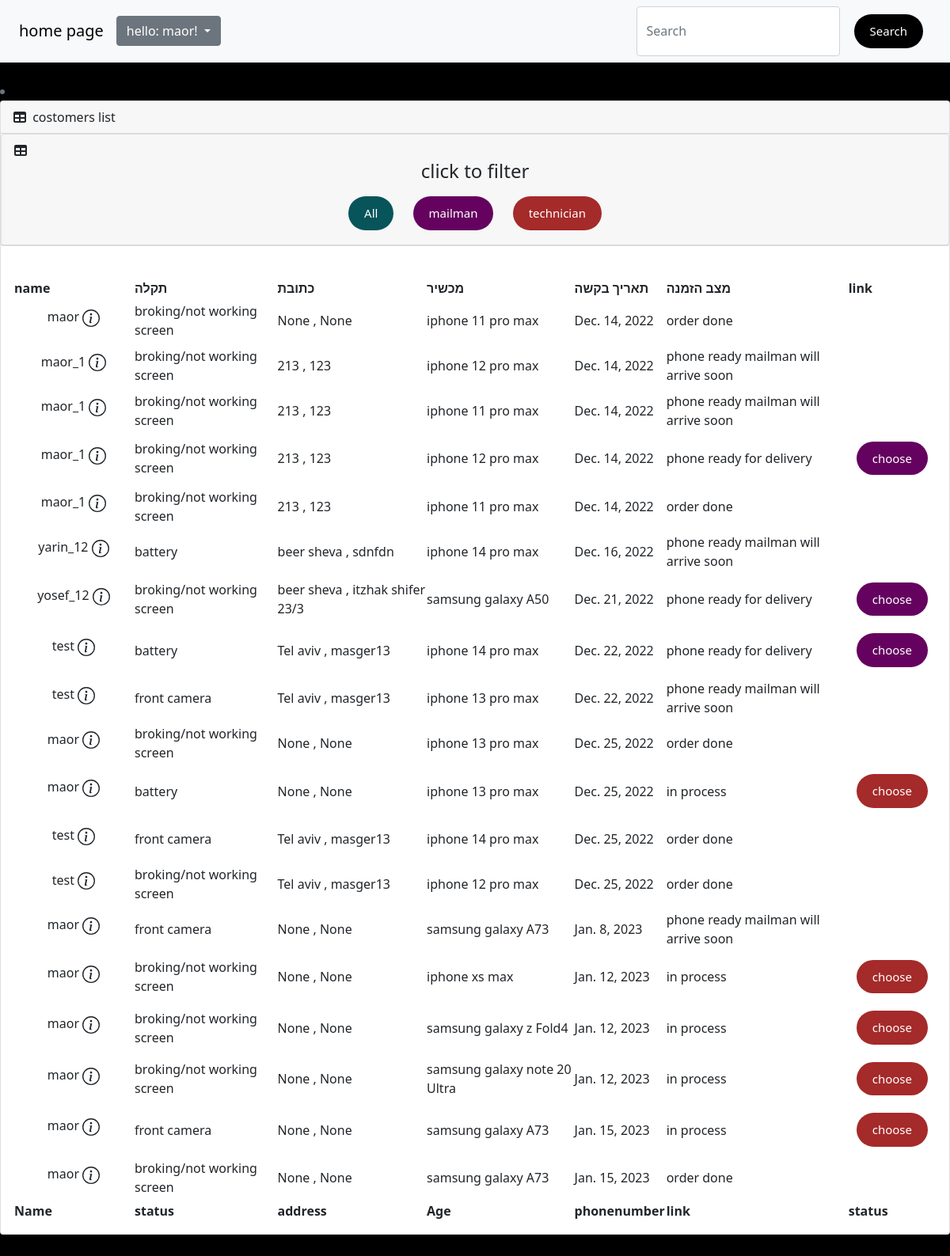
Page /transport/ (signed in) on the committed database.
### user/models.py (models this page shows, shortened)
class User(AbstractUser):
    class RoleType2(models.IntegerChoices):
        Mail_Man = 1, "Mail_Man"
        Technician = 2, "Technician"
        Admin = 3, 'Admin'
    age = models.IntegerField(null= True, blank = True )
    City = models.CharField(max_length=100,null= True, blank = True)
    Full_address = models.CharField(max_length=100,null= True, blank = True)
    Postal_Code = models.IntegerField(null= True, blank = True)
    Phonenumber = models.PositiveIntegerField(null= True, blank = True)
    Role = models.PositiveIntegerField(null= True, choices=RoleType2.choices)

### instruments/models.py (models this page shows, shortened)
class Malfunction(models.Model):
   class StatusType(models.IntegerChoices):
        await_for_mail_man = 1, "await for mail man"
        in_process = 2, "in process"
        phone_ready_for_delivery = 3, 'phone ready for delivery'
        phone_ready_mailman_will_arrive_soon = 4, 'phone ready mailman will arrive soon'
        order_done = 5, 'order done'
   phone= models.ForeignKey(Phone,on_delete=models.CASCADE)
   Malfunction_type= models.ForeignKey(Malfunction_type,on_delete=models.CASCADE)
   user= models.ForeignKey(User,on_delete=models.CASCADE)
   status = models.PositiveIntegerField(null= True, choices=StatusType.choices)
   request_date = models.DateField(auto_now_add=True)
   price = models.PositiveIntegerField(null = True, blank = True)

class Malfunction_type(models.Model):
   Malfunction = models.CharField(max_length=100)

class Phone(models.Model):
   type= models.ForeignKey(Phonetype,on_delete=models.CASCADE)
   device = models.CharField(max_length=100, null=False)

### transport/views.py (the view)
# urls.py: path('', views.main_page_tran, name="mainpage"),
def main_page_tran(request):
    Customers = Malfunction.objects.all()
    context = {
        'customers' :Customers,
        'action' : 'staff'
    }
    return  render(request,'firsttable.html',context)

### transport/templates/firsttable.html (shortened to what this page needs)
{% extends "base.html" %}
{% load static %}
{% block content %}
    <head>
        <link href="https://cdn.jsdelivr.net/npm/simple-datatables@latest/dist/style.css" rel="stylesheet" />
        <link href="{%static 'css/styles.css'%}" rel="stylesheet" />
    </head>
        <li class="breadcrumb-item active"></li>
    <div class="card mb-4">
        <div class="card-header">
            <i class="fas fa-table me-1"></i>
                costomers list
                     </div>
                            <div class="card mb-4">
                                <div class="card-header">
                                    <i class="fas fa-table me-1"></i>
                                    <div style="text-align: center;">
                                        <h4> click to filter</h4>
                                        <a href="{% url 'transport:mainpage' %}" class="mybutton" style="background-color: rgb(7, 84, 90);">All</a>
                                        <a href="{% url 'transport:mailman' %}" class="mybutton" style="background-color: rgb(101, 2, 95);">mailman</a>
                                        <a href="{% url 'transport:technician' %}" class="mybutton" style="background-color: brown;">technician</a>
                                        </div>
                                    </div>
                                </div>
                            <div class="card-body">
                                <table id="datatablesSimple">
                                    <thead>
                                        <tr>
                                            <th>name</th>
                                            <th>תקלה</th>
                                            <th>כתובת</th>
                                            <th>מכשיר</th>
                                            <th>תאריך בקשה</th>
                                            <th>מצב הזמנה</th>
                                            <th>link</th>
                                        </tr>
                                    </thead>
                                    <tfoot>
                                        <tr>
                                            <th>Name</th>
                                            <th>status</th>
                                            <th>address</th>
                                            <th>Age</th>
                                            <th>phonenumber</th>
                                            <th>link</th>
                                            <th>status</th>
                                        </tr>
                                    </tfoot>
                                    <tbody>
                                    {%if user.Role == 1 or user.Role == 2 or user.Role == 3 or action == 'user' %}
                                        {%for costomer in customers%}
                                        <tr>
                                            <td>
                                                <div class="wrapper">
                                                    <div class="trigger">
                                                        {{costomer.user.username}}
                                                    </div>
                                                 </div>
                                            </td>
                                            <td>{{costomer.Malfunction_type.Malfunction}}</td>
                                            <td>{{costomer.user.City}} , {{costomer.user.Full_address}}</td>
                                            <td>{{costomer.phone.device}}</td>
                                            <td>{{costomer.request_date}}</td>
                                            <td>{{costomer.get_status_display}}</td>
                                            {% if user.Role == 1 and costomer.status == 1 or user.Role == 3 and costomer.status == 1  or user.Role == 3 and costomer.status == 3 or user.Role == 1 and costomer.status == 3%}
                                                <td><a href="/transport/{{costomer.user_id}},{{costomer.id}},{{costomer.status}},{{user.id}},5" class="mybutton" style="background-color: rgb(101, 2, 95);"> choose</a></td>
                                            {% else %}
                                            {% if user.Role == 2 and costomer.status == 2 or user.Role == 3 and costomer.status == 2 %}
                                                <td><a href="/transport/{{costomer.user_id}},{{costomer.id}},{{costomer.status}},{{user.id}},0" class="mybutton" style="background-color: brown;">choose</a></td>
                                            {% else %}
                                            {% if  action == 'user' and costomer.status == 4 %}
                                                <td><a href="/transport/{{costomer.user_id}},{{costomer.id}},{{costomer.status}},{{user.id}},0" button type="submit" class="btn btn-outline-dark"> confirm the end of the process</a></td>
                                            {% else %}
                                                <td></td>
                                            {% endif %}
                                            {% endif %}
                                            {% endif %}
                                        </tr>
                                        {% endfor %}
                                    {%else%}
                                        <h1> Staff memebers only </h1>
                                    {% endif %}
                                    </tbody>
                                </table>
                            </div>
                        </div>
    </body>
    {% endblock%}

### templates/base.html (shortened to what this page needs)
<!DOCTYPE html>
<html lang="en">
<head>
  <link href="https://cdn.jsdelivr.net/npm/bootstrap@5.3.0-alpha1/dist/css/bootstrap.min.css" rel="stylesheet">
</head>
<body  style="background-color:rgb(0, 0, 0);">
    <nav class="navbar navbar-expand-lg bg-light">
        <div class="container-fluid">
          <a class="navbar-brand" href="/">home page</a>
              <ul class="navbar-nav me-auto mb-2 mb-lg-0">
                {% if user.is_authenticated %}
              <div class="dropdown">
                <button class="btn btn-secondary dropdown-toggle" type="button" data-bs-toggle="dropdown" aria-expanded="false">
                   hello: {{ user.username }}!
                </button>
              </div>
                {% else %}
                  <li><a class="mybutton" href="{% url 'lab:register' %}" role="button">register</a>
                  <li><a class="mybutton" href="{% url 'lab:login' %}" role="button">log in</a>
                {% endif %}
              </ul>
              <form class="d-flex" role="search" action="{% url 'lab:search' %}" >
                <input name="search" class="form-control me-2" type="search" placeholder="Search" aria-label="Search">
                <button class="mybutton" type="submit">Search</button>
            </form>
          </div>
      </nav>
      <br>
{% block content %}
{% endblock %}
</body>
</html>

### templates/base.html (style rules this page uses)
.mybutton { display: inline-block; background: #000; color: #fff; border: none; padding: 10px 20px; margin: 10px; border-radius: 30px; cursor: pointer; text-decoration: none; font-size: 15px; font-family: inherit; }
.wrapper { position: relative; padding: 10px; width: 150px; text-align: center; }
.trigger { margin-bottom: 10px; }

### rows in the picture
User: username "maor"
Malfunction: user.username "maor", Malfunction_type.Malfunction "broking/not working screen", user.City "None", user.Full_address "None", phone.device "iphone 11 pro max", request_date "Dec. 14, 2022", status "order done"
Malfunction: user.username "maor_1", Malfunction_type.Malfunction "broking/not working screen", user.City "213", user.Full_address "123", phone.device "iphone 12 pro max", request_date "Dec. 14, 2022", status "phone ready mailman will arrive soon"
Malfunction: user.username "maor_1", Malfunction_type.Malfunction "broking/not working screen", user.City "213", user.Full_address "123", phone.device "iphone 11 pro max", request_date "Dec. 14, 2022", status "phone ready mailman will arrive soon"
Malfunction: user.username "maor_1", Malfunction_type.Malfunction "broking/not working screen", user.City "213", user.Full_address "123", phone.device "iphone 12 pro max", request_date "Dec. 14, 2022", status "phone ready for delivery"
Malfunction: user.username "maor_1", Malfunction_type.Malfunction "broking/not working screen", user.City "213", user.Full_address "123", phone.device "iphone 11 pro max", request_date "Dec. 14, 2022", status "order done"
Malfunction: user.username "yarin_12", Malfunction_type.Malfunction "battery", user.City "beer sheva", user.Full_address "sdnfdn", phone.device "iphone 14 pro max", request_date "Dec. 16, 2022", status "phone ready mailman will arrive soon"
Malfunction: user.username "yosef_12", Malfunction_type.Malfunction "broking/not working screen", user.City "beer sheva", user.Full_address "itzhak shifer 23/3", phone.device "samsung galaxy A50", request_date "Dec. 21, 2022", status "phone ready for delivery"
Malfunction: user.username "test", Malfunction_type.Malfunction "battery", user.City "Tel aviv", user.Full_address "masger13", phone.device "iphone 14 pro max", request_date "Dec. 22, 2022", status "phone ready for delivery"
Malfunction: user.username "test", Malfunction_type.Malfunction "front camera", user.City "Tel aviv", user.Full_address "masger13", phone.device "iphone 13 pro max", request_date "Dec. 22, 2022", status "phone ready mailman will arrive soon"
Malfunction: user.username "maor", Malfunction_type.Malfunction "broking/not working screen", user.City "None", user.Full_address "None", phone.device "iphone 13 pro max", request_date "Dec. 25, 2022", status "order done"
Malfunction: user.username "maor", Malfunction_type.Malfunction "battery", user.City "None", user.Full_address "None", phone.device "iphone 13 pro max", request_date "Dec. 25, 2022", status "in process"
Malfunction: user.username "test", Malfunction_type.Malfunction "front camera", user.City "Tel aviv", user.Full_address "masger13", phone.device "iphone 14 pro max", request_date "Dec. 25, 2022", status "order done"
Malfunction: user.username "test", Malfunction_type.Malfunction "broking/not working screen", user.City "Tel aviv", user.Full_address "masger13", phone.device "iphone 12 pro max", request_date "Dec. 25, 2022", status "order done"
Malfunction: user.username "maor", Malfunction_type.Malfunction "front camera", user.City "None", user.Full_address "None", phone.device "samsung galaxy A73", request_date "Jan. 8, 2023", status "phone ready mailman will arrive soon"
Malfunction: user.username "maor", Malfunction_type.Malfunction "broking/not working screen", user.City "None", user.Full_address "None", phone.device "iphone xs max", request_date "Jan. 12, 2023", status "in process"
Malfunction: user.username "maor", Malfunction_type.Malfunction "broking/not working screen", user.City "None", user.Full_address "None", phone.device "samsung galaxy z Fold4", request_date "Jan. 12, 2023", status "in process"
Malfunction: user.username "maor", Malfunction_type.Malfunction "broking/not working screen", user.City "None", user.Full_address "None", phone.device "samsung galaxy note 20 Ultra", request_date "Jan. 12, 2023", status "in process"
Malfunction: user.username "maor", Malfunction_type.Malfunction "front camera", user.City "None", user.Full_address "None", phone.device "samsung galaxy A73", request_date "Jan. 15, 2023", status "in process"
Malfunction: user.username "maor", Malfunction_type.Malfunction "broking/not working screen", user.City "None", user.Full_address "None", phone.device "samsung galaxy A73", request_date "Jan. 15, 2023", status "order done"
